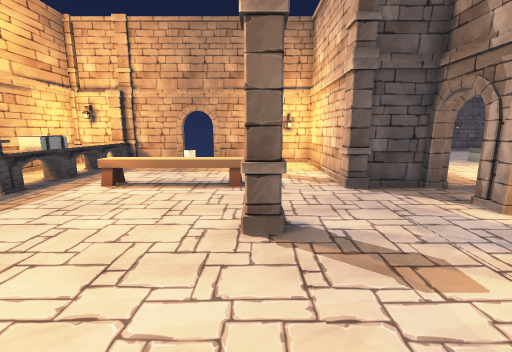
[1] (above)

12 first-person views from a walk through a scene from a Unity 3-D project. The camera is 1.4 m above the floor, tilts 10° down and sees 90° across. The floor is counted in squares, 1 m on a side. Each view is taken from the middle of a square. On the plan, view 1 faces up. The plan holds only what a view shows up to about 13 squares ahead; the rest is blank. The place goes on beyond the plan. Door leaves are left out, so doorways stand open.

[2]
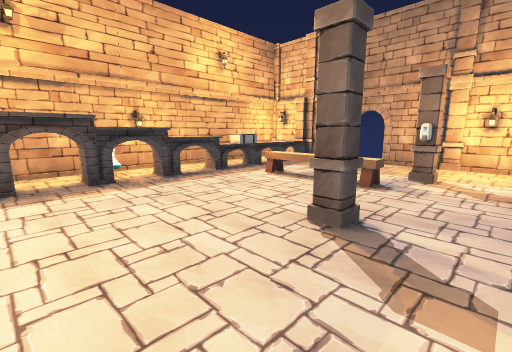

[3]
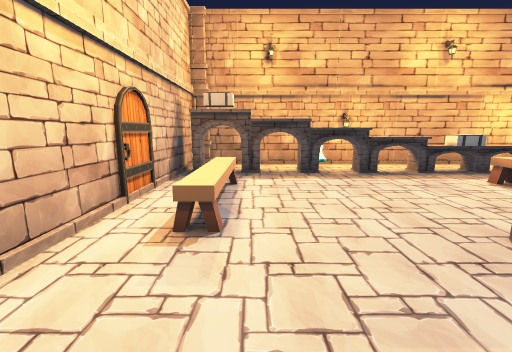

[4]
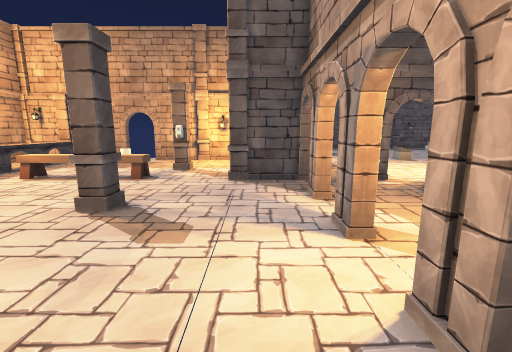

[5]
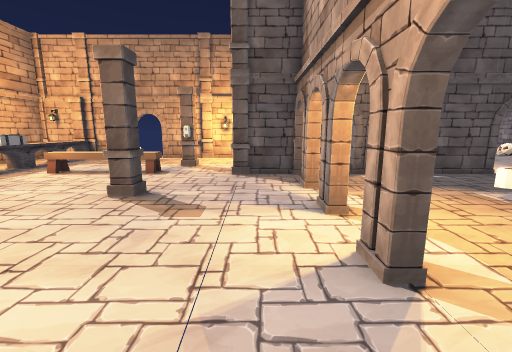

[6]
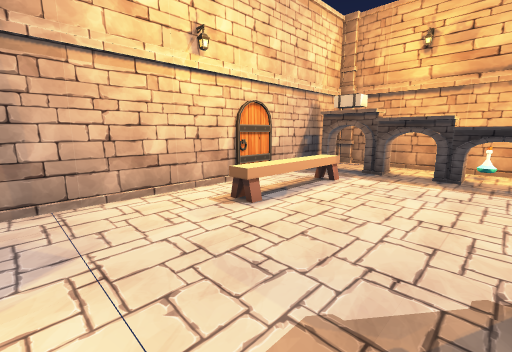

[7]
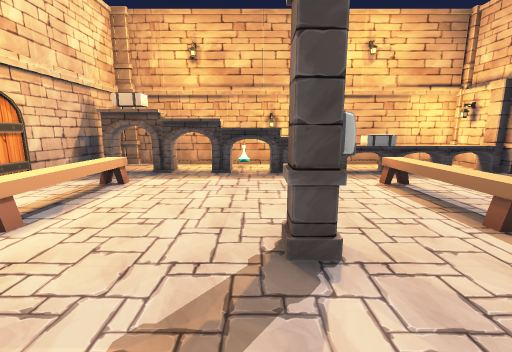

[8]
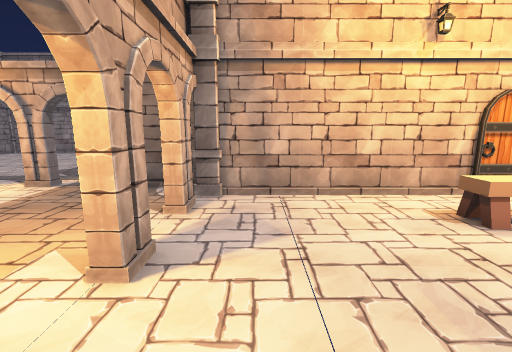

[9]
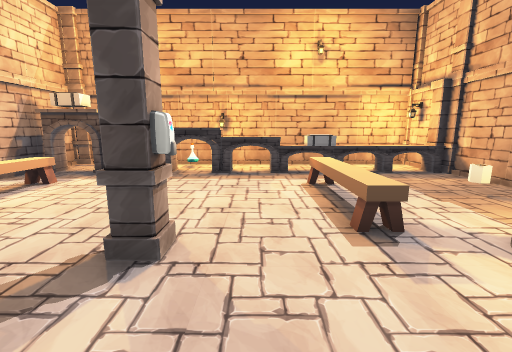

[10]
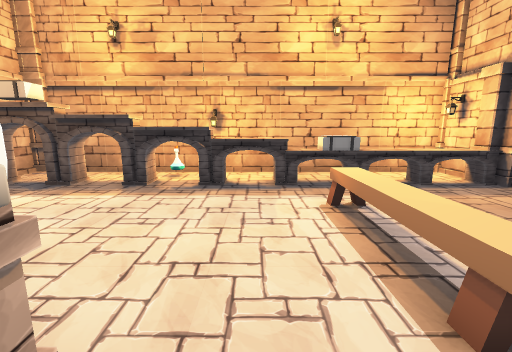

[11]
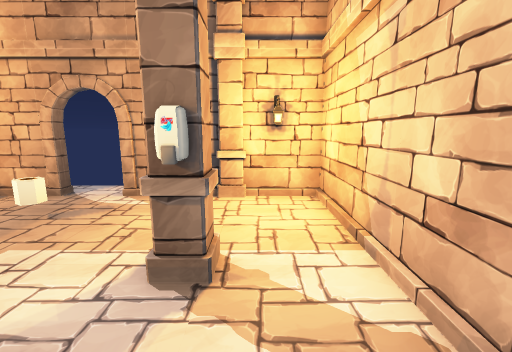

[12]
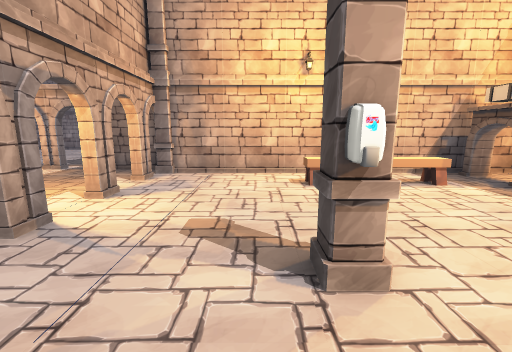

### Floor plan
Key: @ floor where view 1 was taken; # wall or solid block; x gap in a wall; . floor; D open door; ^ raised ledge; P pillar; L lamp; C chair; T thing the floor can be seen under or through; O other object.
Columns run from 8 left of view 1 to 7 right of it. Each row starts with its distance up from view 1.
 12   P##DD#P##
 11 ##P..DD..L.
 10 #.^..O.....#
  9 #.^.....P..#
  8 #.O.....P..#
  7 #.O.CCCCC..##D#
  6 #.^.......PP.DD#
  5 #.^..........x.
  4 OO^.....P....#.
  3 #O^.....P....x.
  2 #O^..........#.
  1 #.T..........x.
  0 #.T.....@....#.
 -1 #.O.CCCCC....x.
 -2 P.x.........#
 -3 P#############
 -4              ##

Positions as (right, up) in squares from view 1, and headings:
1: (0, 0), facing up
2: (2, 0), facing up-left
3: (3, 0), facing left
4: (3, -1), facing up
5: (3, -2), facing up
6: (3, 3), facing down-left
7: (3, 3), facing left
8: (3, 3), facing down
9: (3, 5), facing left
10: (1, 5), facing left
11: (1, 6), facing up
12: (1, 6), facing down
